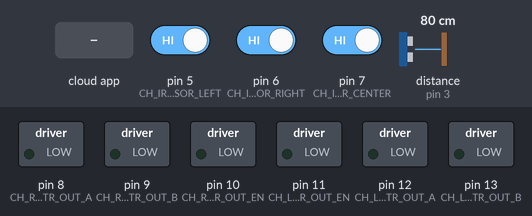
The sketch below on a simulated Arduino Uno, built with avr-gcc and run on an emulated ATmega328P. On the bench: switched loads named in the sketch (green lamp = pin HIGH). Wiring (inferred from the names in the program): ultrasonic range finder: trigger pin 4; echo pin 3. The inputs (shaded band) are chosen by the test bench; at power-on: pin 5 (CH_IRSENSOR_LEFT) HIGH, pin 6 (CH_IRSENSOR_RIGHT) HIGH, pin 7 (CH_IRSENSOR_CENTER) HIGH, distance to the obstacle (sensor on pin 3) 80 cm. The echo pulse lasts 58.3 µs per cm; the ROS host is connected and sends only what is stated; pins used as bus, display or sensor lines are not drawn; what the sketch prints to the serial monitor is not drawn.

Above: at 2.7 s.
2.8 s: the phone or cloud app sets cmd_left_motor to -100
At 5.0 s:
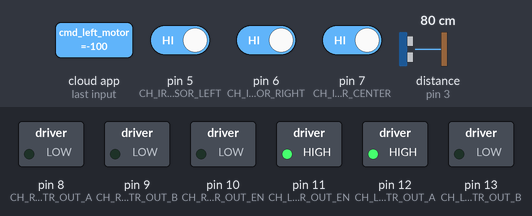
5.5 s: the phone or cloud app sets cmd_right_motor to -100
At 6.9 s:
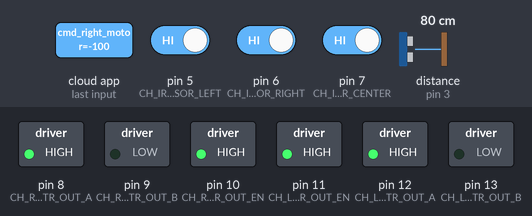
8.0 s: the phone or cloud app sets cmd_left_motor to 0
At 9.4 s:
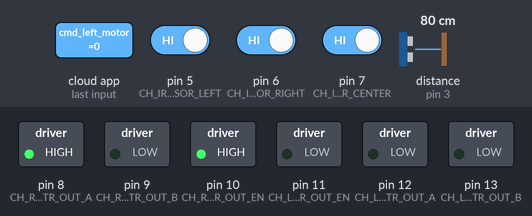
10.1 s: the phone or cloud app sets cmd_right_motor to -100
At 11.0 s:
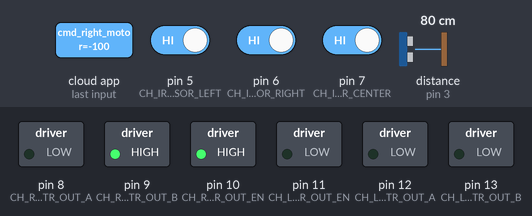
12.6 s: the phone or cloud app sets cmd_left_motor to -100
At 13.5 s:
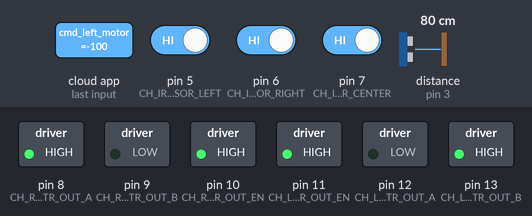
15.1 s: the phone or cloud app sets cmd_right_motor to 0
At 16.8 s:
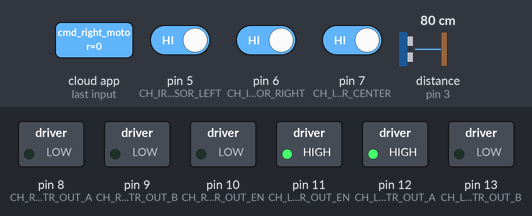
Timing chart, 0 to 18.1 s (numbered marks = the images above; inputs shaded):
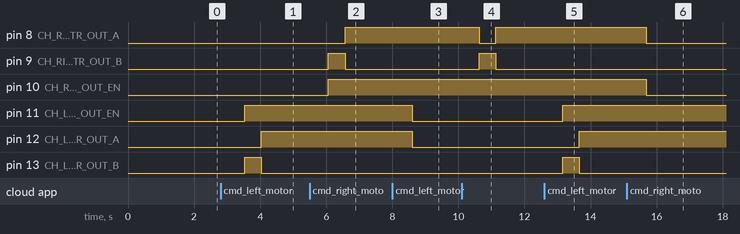

The sketch:

Coursework_robot_control.ino
```cpp
// /// Define the arduino
#if defined(ARDUINO) && ARDUINO >= 100
  #include "Arduino.h"
#else
  #include <WProgram.h>
#endif

/// Include

#include <ros.h>
#include <std_msgs/Int32.h>
#include <std_msgs/String.h>
#include <std_msgs/Float32.h>
using namespace std;

// Create the node handle object
ros::NodeHandle  nh;

// Define the Ultrasonic Sensor input pins
static const int CH_Ultrasonic_trig = 4;
static const int CH_Ultrasonic_echo = 3;
float duration;
float obstacle_distance = 10;

static float left_mtr_ctr_pwm;
static float right_mtr_ctr_pwm;

// Define the IR input channel pins
static const int CH_IRSENSOR_LEFT = 5;
static const int CH_IRSENSOR_RIGHT = 6;
static const int CH_IRSENSOR_CENTER = 7;

// Define the motor output ports
static const int CH_LEFTMOTR_OUT_A = 12;
static const int CH_LEFTMOTR_OUT_B = 13;
static const int CH_LEFTMOTR_OUT_EN = 11;
static const int CH_RIGHTMOTR_OUT_A = 8;
static const int CH_RIGHTMOTR_OUT_B = 9;
static const int CH_RIGHTMOTR_OUT_EN = 10;

// Define sensor Array for Three IR sensors and intialize them
int IR_sensors[3] = {0, 0, 0};

// Define Error for line Follwing
float error = 0;

// Define the message and the publishers, Str
std_msgs::Int32 agv_IR_msg;
std_msgs::Int32 agv_Ultrasonic_msg;

ros::Publisher publisher_IRSensor("IR_Sensor_Feedback", &agv_IR_msg);
ros::Publisher publisher_Ultrasonic("Ultrasonic_Input", &agv_Ultrasonic_msg);

void cb_left_motor( const std_msgs::Float32& cmd_leftmotor_pwm){
   // THIS SHOULD BE PUBLSE OUT FOR PWM OUTPUT OF THE DC MOTOR

  // Spilit the command message and intor direction and speed
  // float left_mtr_ctr_pwm;
 left_mtr_ctr_pwm = cmd_leftmotor_pwm.data;

  // if (left_mtr_ctr_pwm > 0) {
  //    digitalWrite(CH_LEFTMOTR_OUT_A, HIGH);
  //    digitalWrite(CH_LEFTMOTR_OUT_B, LOW);
  //  } else if (left_mtr_ctr_pwm < 0) {
  //    digitalWrite(CH_LEFTMOTR_OUT_A, LOW);
  //    digitalWrite(CH_LEFTMOTR_OUT_B, HIGH);
  //  } else if (left_mtr_ctr_pwm == 0) {
  //    digitalWrite(CH_LEFTMOTR_OUT_A, LOW);
  //    digitalWrite(CH_LEFTMOTR_OUT_B, LOW);
  //  }

  // left_mtr_ctr_pwm = constrain(abs(left_mtr_ctr_pwm), 0 , 180);
  // digitalWrite(CH_LEFTMOTR_OUT_EN, left_mtr_ctr_pwm);
  // // delay(500);

}

// void cb_left_motor_direction( const std_msgs::String& cmd_leftmotor_dir){

//   //The cmd_msg.data holds in a string that information on the EN-value and for motor spin direction
//   // Spilit the command message and intor direction and speed

//   static String left_mtr_ctr_dir = cmd_leftmotor_dir.data;

//   // For direction use the frd
//   if (left_mtr_ctr_dir == "frd") {
//     digitalWrite(CH_LEFTMOTR_OUT_A, HIGH);
//     digitalWrite(CH_LEFTMOTR_OUT_B, LOW);
//   } else if (left_mtr_ctr_dir == "rev") {
//     digitalWrite(CH_LEFTMOTR_OUT_A, LOW);
//     digitalWrite(CH_LEFTMOTR_OUT_B, HIGH);
//   } else if (left_mtr_ctr_dir == "STOP") {
//     digitalWrite(CH_LEFTMOTR_OUT_A, LOW);
//     digitalWrite(CH_LEFTMOTR_OUT_B, LOW);
//   }

// }

void cb_right_motor( const std_msgs::Float32& cmd_rightmotor_pwm){

  //The cmd_msg.data holds in a string that information on the EN-value and for motor spin direction
  // Spilit the command message and intor direction and speed
  // float right_mtr_ctr_pwm;
   right_mtr_ctr_pwm = cmd_rightmotor_pwm.data;

  // if (right_mtr_ctr_pwm > 0) {
  //    digitalWrite(CH_RIGHTMOTR_OUT_A, HIGH);
  //    digitalWrite(CH_RIGHTMOTR_OUT_B, LOW);
  //  } else if (right_mtr_ctr_pwm < 0) {
  //    digitalWrite(CH_RIGHTMOTR_OUT_A, LOW);
  //    digitalWrite(CH_RIGHTMOTR_OUT_B, HIGH);
  //  } else if (right_mtr_ctr_pwm == 0) {
  //    digitalWrite(CH_RIGHTMOTR_OUT_A, LOW);
  //    digitalWrite(CH_RIGHTMOTR_OUT_B, LOW);
  //  }

  // // right_mtr_ctr_pwm = right_mtr_ctr_pwm + PID_value;
  // right_mtr_ctr_pwm = constrain(abs(right_mtr_ctr_pwm), 0, 255);
  // digitalWrite(CH_RIGHTMOTR_OUT_EN, right_mtr_ctr_pwm);
  // // delay(500);

}

// void cb_right_motor_direction( const std_msgs::String& cmd_rightmotor_dir){

//   //The cmd_msg.data holds in a string that information on the EN-value and for motor spin direction
//   // Spilit the command message and intor direction and speed

//   static String right_mtr_ctr_dir = cmd_rightmotor_dir.data;
//   // Serial.print(mtr_ctr_dir);

//   // For direction use the frd

//   if (right_mtr_ctr_dir == "frd") {
//     digitalWrite(CH_RIGHTMOTR_OUT_A, HIGH);
//     digitalWrite(CH_RIGHTMOTR_OUT_B, LOW);
//   } else if (right_mtr_ctr_dir == "rev") {
//     digitalWrite(CH_RIGHTMOTR_OUT_A, LOW);
//     digitalWrite(CH_RIGHTMOTR_OUT_B, HIGH);
//   } else if (right_mtr_ctr_dir == "STOP") {
//     digitalWrite(CH_RIGHTMOTR_OUT_A, LOW);
//     digitalWrite(CH_RIGHTMOTR_OUT_B, LOW);
//   }
  // delay(500);
// }

// intialize the subscribers for motor spped and directiona
ros::Subscriber<std_msgs::Float32> subscriber_leftmotor("cmd_left_motor", cb_left_motor);
ros::Subscriber<std_msgs::Float32> subscriber_rightmotor("cmd_right_motor", cb_right_motor);

// ros::Subscriber<std_msgs::String> subscriber_leftmotor_direction("cmd_left_motor_direction", cb_left_motor_direction);
// ros::Subscriber<std_msgs::String> subscriber_rightmotor_direction("cmd_right_motor_direction", cb_right_motor_direction);

void setup() {

  /// Initialize the node
  nh.initNode();

  //Declar ultrasonic sensor input output
  pinMode(CH_Ultrasonic_trig, OUTPUT);
	pinMode(CH_Ultrasonic_echo, INPUT);


  //Declar IR sensor input
  pinMode(CH_IRSENSOR_LEFT, INPUT);
  pinMode(CH_IRSENSOR_RIGHT, INPUT);
  pinMode(CH_IRSENSOR_CENTER, INPUT);

  //Declar DC motor output
  pinMode (CH_LEFTMOTR_OUT_A, OUTPUT);
  pinMode (CH_LEFTMOTR_OUT_B, OUTPUT);
  pinMode (CH_LEFTMOTR_OUT_EN, OUTPUT);
  pinMode (CH_RIGHTMOTR_OUT_A, OUTPUT);
  pinMode (CH_RIGHTMOTR_OUT_B, OUTPUT);
  pinMode (CH_RIGHTMOTR_OUT_EN, OUTPUT);

  /// create the publishers
  nh.advertise(publisher_IRSensor);
  nh.advertise(publisher_Ultrasonic);

  /// Subscribe to motors speed topic
  nh.subscribe(subscriber_leftmotor);
  nh.subscribe(subscriber_rightmotor);


  // nh.negotiateTopics();

  /// Subscribe to motors dir topic
  // nh.subscribe(subscriber_leftmotor_direction);
  // nh.subscribe(subscriber_rightmotor_direction);

 //intialize the motors to start in Zero position
  digitalWrite(CH_RIGHTMOTR_OUT_A, LOW);
	digitalWrite(CH_RIGHTMOTR_OUT_B, LOW);
	digitalWrite(CH_LEFTMOTR_OUT_A, LOW);
	digitalWrite(CH_LEFTMOTR_OUT_B, LOW);

  //setting serial monitor at a default baund rate of 9600/115200
  Serial.begin(57600);
  delay(500);
  Serial.println("Started !!");
  delay(1000);

}

void loop() {


  // Get Obstacle distance from Ultrasonic sensor
  read_Ultrasonic_sensor_values();

  //Publish obstacle data to ROS Topic
  agv_Ultrasonic_msg.data = obstacle_distance;
  publisher_Ultrasonic.publish(&agv_Ultrasonic_msg);

  //Get Gained Error fro IR Sensors
  read_IR_sensor_values();

  //Publish Gained Error to ROS topic
  agv_IR_msg.data = error;
  publisher_IRSensor.publish(&agv_IR_msg);

  // digitalWrite(CH_RIGHTMOTR_OUT_A, LOW);
  // digitalWrite(CH_RIGHTMOTR_OUT_B, HIGH);

  // digitalWrite(CH_RIGHTMOTR_OUT_EN, 20);

  //  digitalWrite(CH_LEFTMOTR_OUT_A, HIGH);
  // digitalWrite(CH_LEFTMOTR_OUT_B, LOW);

  // digitalWrite(CH_LEFTMOTR_OUT_EN, 20);

  //Spin this node Once
  if (right_mtr_ctr_pwm > 0) {
     digitalWrite(CH_RIGHTMOTR_OUT_A, HIGH);
     digitalWrite(CH_RIGHTMOTR_OUT_B, LOW);
   } else if (right_mtr_ctr_pwm < 0) {
     digitalWrite(CH_RIGHTMOTR_OUT_A, LOW);
     digitalWrite(CH_RIGHTMOTR_OUT_B, HIGH);
   } else if (right_mtr_ctr_pwm == 0) {
     digitalWrite(CH_RIGHTMOTR_OUT_A, LOW);
     digitalWrite(CH_RIGHTMOTR_OUT_B, LOW);
   }

  // right_mtr_ctr_pwm = right_mtr_ctr_pwm + PID_value;
  right_mtr_ctr_pwm = constrain(abs(right_mtr_ctr_pwm), 0, 255);
  digitalWrite(CH_RIGHTMOTR_OUT_EN, right_mtr_ctr_pwm);

  // delay(500);

    if (left_mtr_ctr_pwm > 0) {
     digitalWrite(CH_LEFTMOTR_OUT_A, HIGH);
     digitalWrite(CH_LEFTMOTR_OUT_B, LOW);
   } else if (left_mtr_ctr_pwm < 0) {
     digitalWrite(CH_LEFTMOTR_OUT_A, LOW);
     digitalWrite(CH_LEFTMOTR_OUT_B, HIGH);
   } else if (left_mtr_ctr_pwm == 0) {
     digitalWrite(CH_LEFTMOTR_OUT_A, LOW);
     digitalWrite(CH_LEFTMOTR_OUT_B, LOW);
   }

  left_mtr_ctr_pwm = constrain(abs(left_mtr_ctr_pwm), 0 , 180);
  digitalWrite(CH_LEFTMOTR_OUT_EN, left_mtr_ctr_pwm);


  nh.spinOnce();

  delay(500);

}

void read_Ultrasonic_sensor_values() {

  digitalWrite(CH_Ultrasonic_trig, LOW);
	delayMicroseconds(2);
	digitalWrite(CH_Ultrasonic_trig, HIGH);
	delayMicroseconds(10);
	digitalWrite(CH_Ultrasonic_trig, LOW);

  duration = pulseIn(CH_Ultrasonic_echo, HIGH);

  obstacle_distance = (duration*.0343)/2;

}

void read_IR_sensor_values()

{

  IR_sensors[0] = !digitalRead(CH_IRSENSOR_LEFT);
  IR_sensors[1] = !digitalRead(CH_IRSENSOR_CENTER);
  IR_sensors[2] = !digitalRead(CH_IRSENSOR_RIGHT);


  if ((IR_sensors[0] == 1) && (IR_sensors[1] == 0) && (IR_sensors[2] == 0))
    error = 100;
  else if ((IR_sensors[0] == 0) && (IR_sensors[1] == 1) && (IR_sensors[2] == 0))
    error = 0;
  else if ((IR_sensors[0] == 0) && (IR_sensors[1] == 0) && (IR_sensors[2] == 1))
    error = -100;
  else if ((IR_sensors[0] == 1) && (IR_sensors[1] == 1) && (IR_sensors[3] == 0)) // Turn robot left side
    error = 50;
  else if ((IR_sensors[0] == 0) && (IR_sensors[1] == 1) && (IR_sensors[2] == 1)) // Turn robot right side
    error = -50;
  else if ((IR_sensors[0] == 0) && (IR_sensors[1] == 0) && (IR_sensors[2] == 0)) // Make U turn
    error = 200;
  else if ((IR_sensors[0] == 1) && (IR_sensors[1] == 1) && (IR_sensors[2] == 1)) // Turn left side or stop
    error = 300;
}
```

Measured:
- after the input at 2.8 s, pin 11 (CH_LEFTMOTR_OUT_EN): LOW → HIGH after 0.73 s; pin 12 (CH_LEFTMOTR_OUT_A): LOW → HIGH after 1.2 s; pin 13 (CH_LEFTMOTR_OUT_B): LOW → HIGH after 0.73 s, → LOW 0.51 s later
- after the input at 5.5 s, pin 8 (CH_RIGHTMOTR_OUT_A): LOW → HIGH after 1.1 s; pin 9 (CH_RIGHTMOTR_OUT_B): LOW → HIGH after 0.57 s, → LOW 0.51 s later; pin 10 (CH_RIGHTMOTR_OUT_EN): LOW → HIGH after 0.57 s
- after the input at 8.0 s, pin 11 (CH_LEFTMOTR_OUT_EN), pin 12 (CH_LEFTMOTR_OUT_A): HIGH → LOW after 0.60 s
- after the input at 10.1 s, pin 8 (CH_RIGHTMOTR_OUT_A): HIGH → LOW after 0.53 s, → HIGH 0.51 s later; pin 9 (CH_RIGHTMOTR_OUT_B): LOW → HIGH after 0.53 s, → LOW 0.51 s later
- after the input at 12.6 s, pin 11 (CH_LEFTMOTR_OUT_EN): LOW → HIGH after 0.56 s; pin 12 (CH_LEFTMOTR_OUT_A): LOW → HIGH after 1.1 s; pin 13 (CH_LEFTMOTR_OUT_B): LOW → HIGH after 0.56 s, → LOW 0.51 s later
- after the input at 15.1 s, pin 8 (CH_RIGHTMOTR_OUT_A), pin 10 (CH_RIGHTMOTR_OUT_EN): HIGH → LOW after 0.59 s
